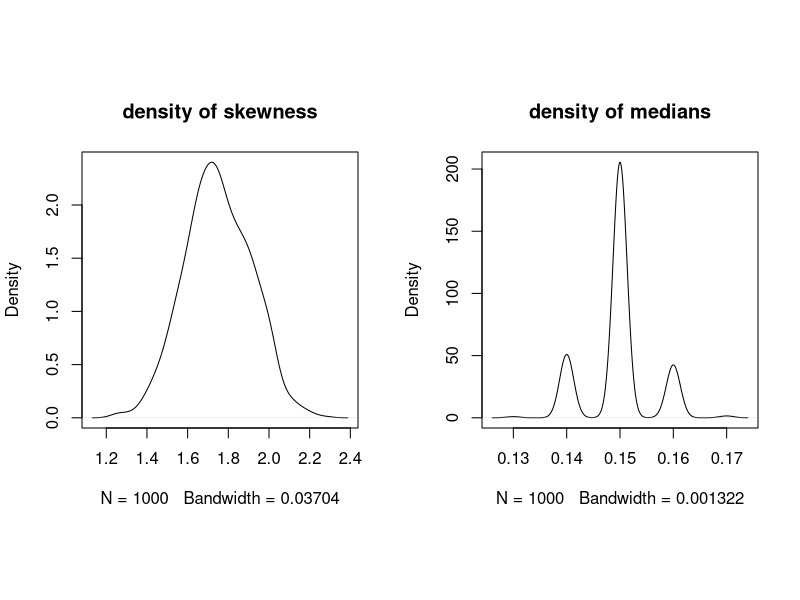
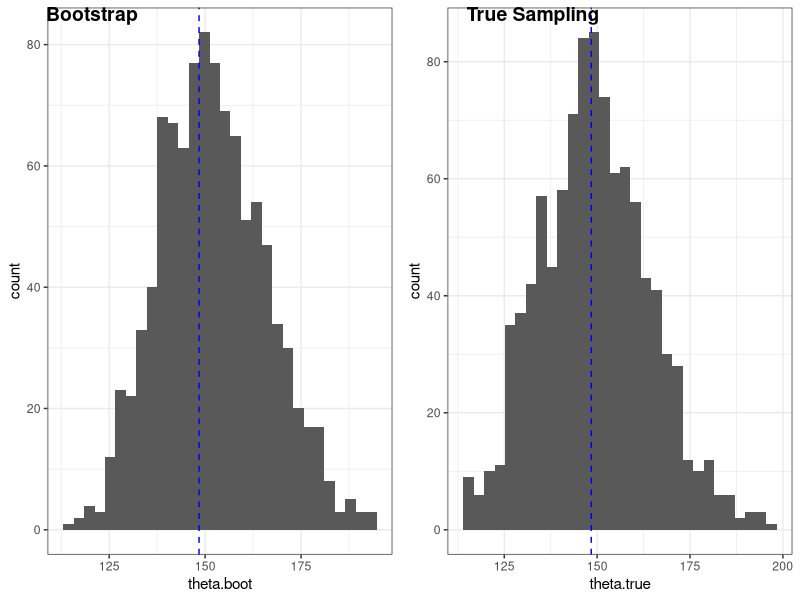

Source code (R) for these figures, in order:
## ---- chunk 1
knitr::opts_chunk$set(echo = TRUE)
library(tidyverse)
## ---- chunk 2
# Import dataset
nerve = read.table("nerve.dat", fill = T)
nerve = unlist(nerve) %>% na.omit() %>% as.numeric()
# Examine the sample size
sample_size = length(nerve); sample_size
## ---- chunk 3
# Define the function of skewness
skew.function = function(x) {
  mean((x - mean(x))^3)/mean((x - mean(x))^2)^(3/2)
}

# Calculate the skewness point estimate for nerve
nerve.skew = skew.function(nerve); nerve.skew

# Check the median of nerve
nerve.median = median(nerve); nerve.median

# Bootstrap
set.seed(1029)
n.boot = 1000
skewness = numeric(n.boot)
medians = numeric(n.boot)
for (i in 1:n.boot) {
  sample.data = sample(nerve, size = sample_size, replace = T)
  skewness[i] = skew.function(sample.data)
  medians[i] = median(sample.data)
}
par(mfrow = c(1, 2), pty = "s")
plot(density(skewness), main = "density of skewness")
plot(density(medians), main = "density of medians")
## ---- chunk 4
# Calculate CI for skewness
skewness.ci.normal = c(
  low = nerve.skew + qnorm(0.025)*sd(skewness),
  high = nerve.skew + qnorm(0.975)*sd(skewness),
  length = qnorm(0.975)*sd(skewness) - qnorm(0.025)*sd(skewness)
)

skewness.ci.pivot = c(
  low = 2*nerve.skew - quantile(skewness, 0.975),
  high = 2*nerve.skew - quantile(skewness, 0.025),
  length = -quantile(skewness, 0.025) + quantile(skewness, 0.975)
)

skewness.ci.percentile = c(
  low = quantile(skewness, 0.025),
  high = quantile(skewness, 0.975),
  length = quantile(skewness, 0.975) - quantile(skewness, 0.025)
)
rbind(skewness.ci.normal, skewness.ci.pivot, skewness.ci.percentile) %>% as.data.frame() %>% knitr::kable()

# Calculate CI for medians
median.ci.normal = c(
  low = nerve.median + qnorm(0.025)*sd(medians),
  high = nerve.median + qnorm(0.975)*sd(medians),
  length = qnorm(0.975)*sd(medians) - qnorm(0.025)*sd(medians)
)
median.ci.pivot = c(
  low = 2*nerve.median - quantile(medians, 0.975),
  high = 2*nerve.median - quantile(medians, 0.025),
  length = -quantile(medians, 0.025) + quantile(medians, 0.975)
)

median.ci.percentile = c(
  low = quantile(medians, 0.025),
  high = quantile(medians, 0.975),
  length = quantile(medians, 0.975) - quantile(medians, 0.025)
)
rbind(median.ci.normal, median.ci.pivot, median.ci.percentile) %>% as.data.frame() %>% knitr::kable()

## ---- chunk 5
# Import data
treatments = data.frame(placebo = c( 9243,  9671, 11792, 13357,  9055,  6290, 12412, 18806),
                            old = c(17649, 12013, 19979, 21816, 13850,  9806, 17208, 29044),
                            new = c(16449, 14614, 17274, 23798, 12560, 10157, 16570, 26325))

treatments$`old-placebo` = treatments$old - treatments$placebo
treatments$`new-old` = treatments$new - treatments$old
treatments %>% knitr::kable()

sample.size = nrow(treatments)

# Define function of bioequivalence
theta = function(y, z) {
  mean(y)/mean(z)
}
theta_abs = function(y, z) {
  abs(mean(y)/mean(z))
}
z = treatments$`old-placebo`
y = treatments$`new-old`

theta.estimate = theta_abs(y, z); theta.estimate
## ---- chunk 6
# Bootstrap
set.seed(1029)
n.boot = 1000
theta_boot = numeric(n.boot)
theta_abs_boot = numeric(n.boot)
for (i in 1:n.boot) {
  row_n = sample(1:sample.size, size = sample.size, replace = T)
  theta_boot[i] = theta(treatments$`new-old`[row_n], treatments$`old-placebo`[row_n])
  theta_abs_boot[i] = theta_abs(treatments$`new-old`[row_n], treatments$`old-placebo`[row_n])
}

# Bootstrap results for absolute value of theta
summary(unlist(theta_abs_boot))
sd(unlist(theta_abs_boot))

# Bootstrap results for theta
summary(unlist(theta_boot))
sd(unlist(theta_boot))

# Construct 95% CI
theta_abs_boot = unlist(theta_abs_boot)
theta_boot = unlist(theta_boot)
# (1) Normal method
CI.theta.normal = c(
  lower = theta.estimate + qnorm(0.025)*sd(theta_boot), 
  upper = theta.estimate + qnorm(0.975)*sd(theta_boot),
  length_of_CI = qnorm(0.975)*sd(theta_boot)-qnorm(0.025)*sd(theta_boot)
)

# (2) Pivotal method
CI.theta.pivot = c(
  lower = 2*theta.estimate - quantile(theta_boot, 0.975), 
  upper = 2*theta.estimate - quantile(theta_boot, 0.025),
  length_of_CI = - quantile(theta_boot, 0.025) + quantile(theta_boot, 0.975)
)

# (3) Percentile method
CI.theta.pencentile = c(
  lower = quantile(theta_abs_boot, 0.025), 
  upper = quantile(theta_abs_boot, 0.975),
  length_of_CI = quantile(theta_abs_boot, 0.975)- quantile(theta_abs_boot, 0.025)
)

# Check the results
rbind(CI.theta.normal, CI.theta.pivot, CI.theta.pencentile)
## ---- chunk 7
# Create data from Normal distribution with mean 5 and sd 1
set.seed(20201111)
x = rnorm(100, mean = 5, sd = 1)
n = length(x)

# Define the function for theta
theta = function(x) {exp(mean(x))}

# Point estimation
theta.hat = theta(x); theta.hat

# Bootstrap
n.sim = 1000
theta.boot = xbar.boot = numeric(n.sim)
for (i in 1:n.sim) {
  x.sample = sample(x, size = n, replace = T)
  theta.boot[i] = theta(x.sample)
  xbar.boot[i] = mean(x.sample)
}

# (1) normal method
CI.normal.theta = c(
  lower = theta.hat + qnorm(0.025)*sd(theta.boot), 
  upper = theta.hat + qnorm(0.975)*sd(theta.boot),
  length_of_CI = qnorm(0.975)*sd(theta.boot)-qnorm(0.025)*sd(theta.boot)
)

# (2) pivotal method
CI.pivot.thata = c(
  lower = 2*theta.hat - quantile(theta.boot, 0.975), 
  upper = 2*theta.hat - quantile(theta.boot, 0.025),
  length_of_CI = - quantile(theta.boot, 0.025) + quantile(theta.boot, 0.975)
)

# (3) percentile method
CI.percent.theta = c(
  lower = quantile(theta.boot, 0.025), 
  upper = quantile(theta.boot, 0.975),
  length_of_CI = quantile(theta.boot, 0.975)- quantile(theta.boot, 0.025)
)

# Check the results
rbind(CI.normal.theta, CI.pivot.thata, CI.percent.theta)

theta.boot = theta.boot %>% as.data.frame()
colnames(theta.boot) = c("theta.boot")

# Generate true sampling distribution
theta.true = numeric(n.sim)
for (i in 1:n.sim) {
  true.sample = rnorm(100, 5, 1)
  theta.true[i] = theta(true.sample)
}

theta.true = theta.true %>% as.data.frame()
colnames(theta.true) = c("theta.true")

library(ggpubr)
boot.plot = 
theta.boot %>% 
  ggplot(aes(x = theta.boot)) + geom_histogram() + theme_bw() + geom_vline(xintercept = exp(5), linetype = "dashed", color = "blue")


true.plot = theta.true %>% 
  ggplot(aes(x = theta.true)) + geom_histogram() + theme_bw() + geom_vline(xintercept = exp(5), linetype = "dashed", color = "blue")

ggarrange(boot.plot, true.plot,
          labels = c("Bootstrap", "True Sampling"))
